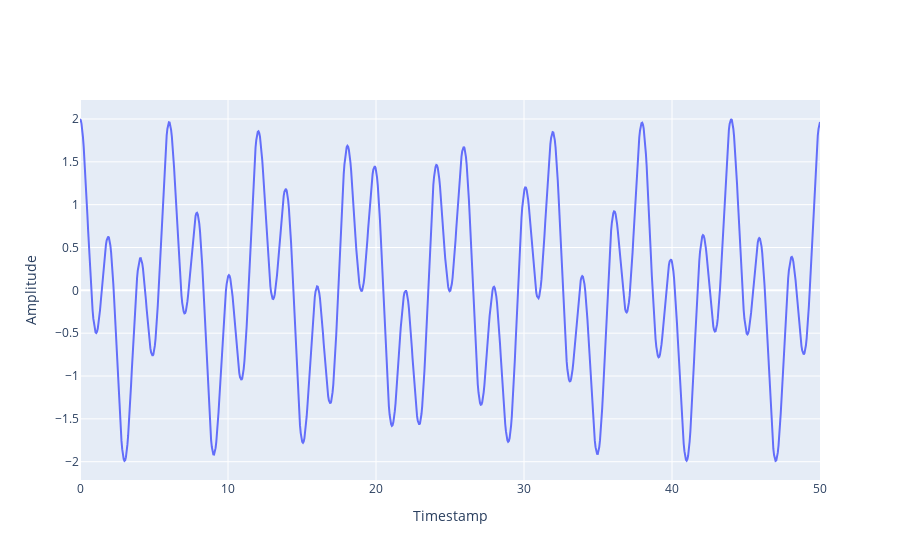

Notebook code for this chart:
### Code cell
#Simulated non-periodic time series
x_nonperiodic = np.linspace(0, 50, 1000)
y_nonperiodic = np.cos(x_nonperiodic) + np.cos(np.pi * x_nonperiodic)

fig = go.Figure(data=go.Scatter(x=x_nonperiodic, y=y_nonperiodic))
fig.update_layout(xaxis_title="Timestamp", yaxis_title="Amplitude")
fig.show()

### Figure 1 — Plotly figure (JSON) as saved in the notebook; plotly's stock layout.template omitted (floating-point values rounded to 4 significant figures; data arrays with more than 128 entries replaced by an {"elided": "..."} marker saying what was removed)
{"data": [{"type": "scatter", "x": {"elided": "1000 float values"}, "y": {"elided": "1000 float values"}}], "layout": {"xaxis": {"title": {"text": "Timestamp"}}, "yaxis": {"title": {"text": "Amplitude"}}}}
